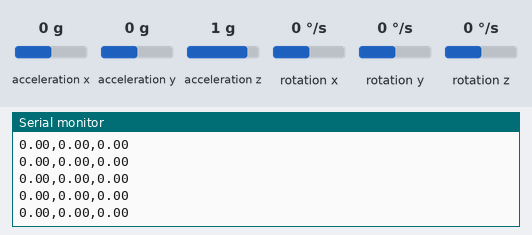
Bench run of a sketch on a simulated Arduino Uno, built with avr-gcc and run on an emulated ATmega328P. On the bench: the last lines printed to the serial monitor. The inputs (shaded band) are chosen by the test bench; at power-on: rotation x 0 °/s, acceleration y 0 g, acceleration z 1 g, acceleration x 0 g, rotation y 0 °/s, rotation z 0 °/s.

Above: at 1.7 s.
1.8 s: rotation x set to -192 °/s
At 2.4 s:
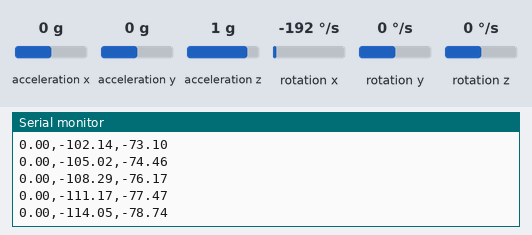
4.8 s: acceleration y set to -1.4 g
At 5.4 s:
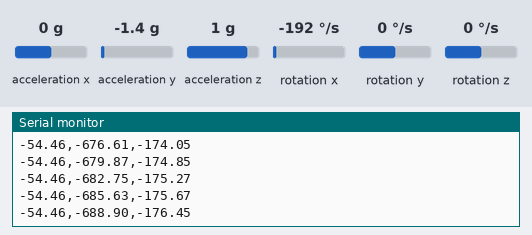
6.3 s: acceleration z set to -1.4 g
At 7.3 s:
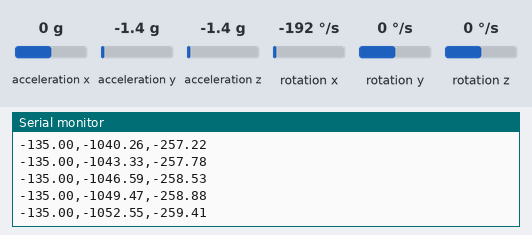
Timing chart, 0 to 9.3 s (numbered marks = the images above; inputs shaded):
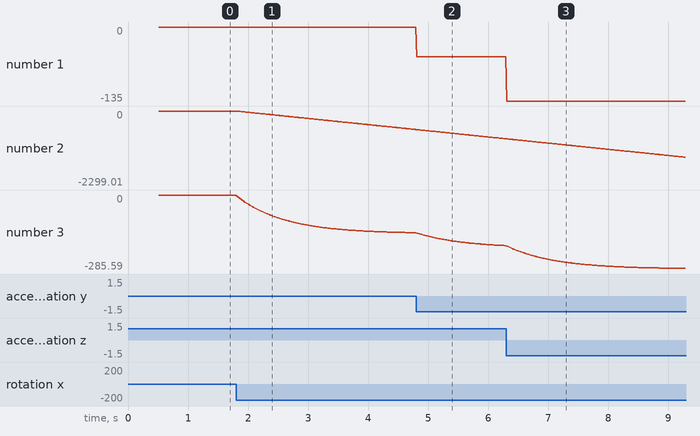

Measured:
- after the input at 1.8 s, the serial monitor: prints a new line at once (image 1)
- plotted number 2: 0 → -575.81 after the input at 1.8 s
- plotted number 3: 0 → -145.61 after the input at 1.8 s

The sketch:

IMULIB_CF.ino
```cpp
#include "I2Cdev.h"
#include "MPU6050.h"

// Scaling factors from MPU6050 datasheet
#define ACCEL_SCALE_MODIFIER_2G 16384.0  // LSB/g for ±2g range
#define GYRO_SCALE_MODIFIER_250 131.0    // LSB/(°/s) for ±250°/s range

// Complementary filter coefficient (0.98 = 98% gyro, 2% accel)
// Higher value = more gyro influence (smooth but drifts)
// Lower value = more accel influence (corrects drift but noisy)
#define COMPLEMENTARY_FILTER_ALPHA 0.98

// Define angle modes as constants
#define ROLL 0
#define PITCH 1
#define ANGLE_MODE ROLL  // Change to PITCH to measure pitch instead

// MPU6050 object with I2C address 0x68
MPU6050 mpu(0x68);

// Raw sensor readings from MPU6050
int16_t ax, ay, az;  // Accelerometer (X, Y, Z)
int16_t gx, gy, gz;  // Gyroscope (X, Y, Z)

// Angle variables - only compile the ones needed based on ANGLE_MODE
#if ANGLE_MODE == ROLL
    float roll = 0.0;      // Filtered roll angle (complementary filter output)
    float gyroRoll = 0.0;  // Integrated gyroscope roll angle (for comparison)
#elif ANGLE_MODE == PITCH
    float pitch = 0.0;       // Filtered pitch angle (complementary filter output)
    float gyroPitch = 0.0;   // Integrated gyroscope pitch angle (for comparison)
#endif

// Timestamp for calculating time delta between samples
static unsigned long lastTime = 0;

void setup() {
    // Initialize I2C communication
    Wire.begin();

    // Initialize serial communication for data output
    Serial.begin(115200);

    // Initialize MPU6050 sensor
    mpu.initialize();

    // Configure Digital Low Pass Filter (42 Hz bandwidth)
    // Helps reduce high-frequency noise from accelerometer and gyroscope
    mpu.setDLPFMode(MPU6050_DLPF_BW_42);

    // Set sample rate divider (Rate = 1kHz / (1 + 4) = 200 Hz)
    mpu.setRate(4);

    // Apply calibration offsets (obtained from IMU_ZERO.ino calibration)
    // These compensate for manufacturing variations and sensor bias
    mpu.setXAccelOffset(1462);   // X-axis accelerometer offset
    mpu.setYAccelOffset(20075);  // Y-axis accelerometer offset
    mpu.setZAccelOffset(3372);   // Z-axis accelerometer offset
    mpu.setXGyroOffset(93);      // X-axis gyroscope offset
    mpu.setYGyroOffset(-42);     // Y-axis gyroscope offset
    mpu.setZGyroOffset(44);      // Z-axis gyroscope offset

    // Wait for sensor to stabilize after configuration
    delay(500);

    // Initialize angles from accelerometer reading
    // This gives the filter a correct starting point
    mpu.getMotion6(&ax, &ay, &az, &gx, &gy, &gz);

    // Convert raw accelerometer values to g's
    float accelX = ax / ACCEL_SCALE_MODIFIER_2G;
    float accelY = ay / ACCEL_SCALE_MODIFIER_2G;
    float accelZ = az / ACCEL_SCALE_MODIFIER_2G;

    #if ANGLE_MODE == ROLL
        // Calculate initial roll from accelerometer
        // Roll: rotation around X-axis, uses Y and Z components
        roll = atan2(accelY, accelZ) * 180 / PI;
        gyroRoll = roll;  // Start gyro integration from same angle
    #elif ANGLE_MODE == PITCH
        // Calculate initial pitch from accelerometer
        // Pitch: rotation around Y-axis, uses all three components
        pitch = atan2(-accelX, sqrt(pow(accelY,2)+pow(accelZ,2))) * 180 / PI;
        gyroPitch = pitch;  // Start gyro integration from same angle
    #endif

    // Record initial timestamp
    lastTime = millis();
}

void loop() {
    // Check if new data is available from MPU6050
    // getIntStatus() returns true when data ready interrupt is set
    if (mpu.getIntStatus() != false) {

        // Read all 6 sensor values at once (atomic read)
        mpu.getMotion6(&ax, &ay, &az, &gx, &gy, &gz);

        // Calculate time elapsed since last reading (in seconds)
        // This is needed for integrating gyroscope rates into angles
        float dt = (millis() - lastTime) / 1000.0;
        lastTime = millis();

        // Convert raw accelerometer values to physical units (g's)
        float accelX = ax / ACCEL_SCALE_MODIFIER_2G;
        float accelY = ay / ACCEL_SCALE_MODIFIER_2G;
        float accelZ = az / ACCEL_SCALE_MODIFIER_2G;

        // Convert raw gyroscope values to physical units (°/s)
        float gyroX = gx / GYRO_SCALE_MODIFIER_250;
        float gyroY = gy / GYRO_SCALE_MODIFIER_250;
        float gyroZ = gz / GYRO_SCALE_MODIFIER_250;

        #if ANGLE_MODE == ROLL
            // Calculate roll angle from accelerometer
            // Uses arctangent of Y/Z to find rotation around X-axis
            // Accurate but noisy, affected by linear acceleration
            float accelRoll = atan2(accelY, accelZ) * 180 / PI;

            // Integrate gyroscope to get roll angle change
            // Smooth but drifts over time due to bias and integration error
            gyroRoll += gyroX * dt;

            // Apply complementary filter
            // Combines gyro (short-term accuracy) with accel (long-term stability)
            // Formula: filtered = alpha * (previous + gyro_change) + (1-alpha) * accel
            roll = COMPLEMENTARY_FILTER_ALPHA * (roll + gyroX * dt) +
                   (1 - COMPLEMENTARY_FILTER_ALPHA) * accelRoll;

            // Output: accelRoll, gyroRoll, filtered_roll
            Serial.print(accelRoll); Serial.print(",");
            Serial.print(gyroRoll); Serial.print(",");
            Serial.println(roll);

        #elif ANGLE_MODE == PITCH
            // Calculate pitch angle from accelerometer
            // Uses all three axes to handle gimbal lock better
            // Negative accelX because pitch is rotation around Y-axis
            float accelPitch = atan2(-accelX, sqrt(pow(accelY,2)+pow(accelZ,2))) * 180 / PI;

            // Integrate gyroscope to get pitch angle change
            // Y-axis gyro measures pitch rate
            gyroPitch += gyroY * dt;

            // Apply complementary filter to combine both measurements
            pitch = COMPLEMENTARY_FILTER_ALPHA * (pitch + gyroY * dt) +
                    (1 - COMPLEMENTARY_FILTER_ALPHA) * accelPitch;

            // Output: accelPitch, gyroPitch, filtered_pitch
            Serial.print(accelPitch); Serial.print(",");
            Serial.print(gyroPitch); Serial.print(",");
            Serial.println(pitch);
        #endif

        // Small delay to prevent overwhelming serial output
        // Also helps maintain consistent sample rate (~100 Hz)
        delay(10);
    }
}
```
